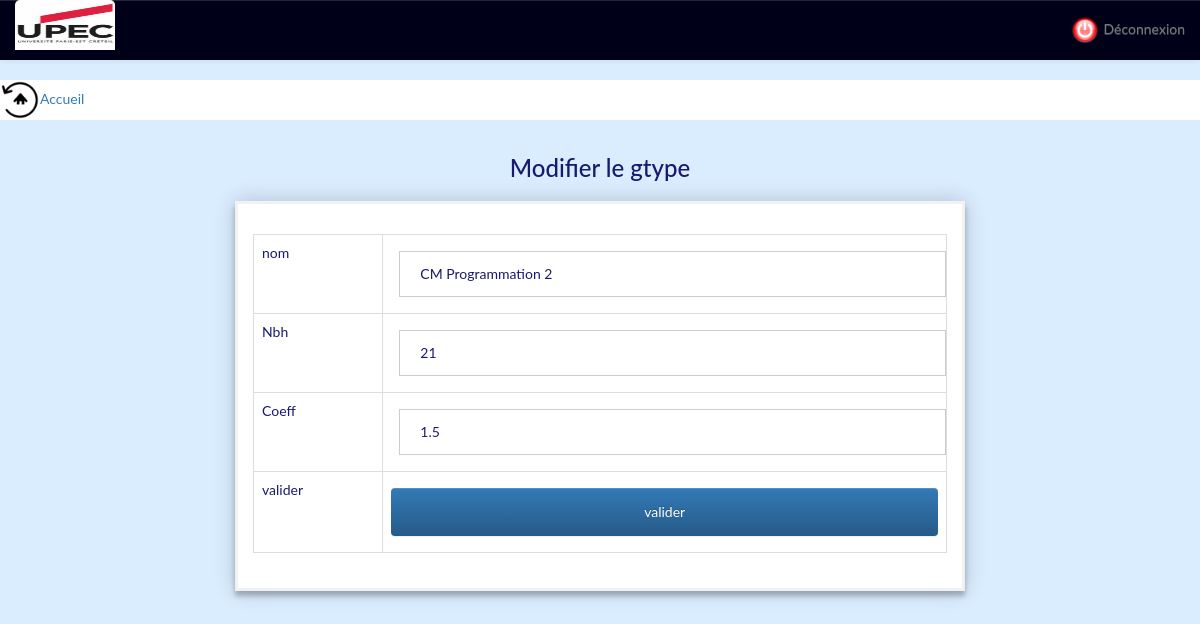
The app's page /gtypes/mod_gtypes.php?gtid=1 (signed in) with its own data.
### tables this page shows
CREATE TABLE `gtypes` (
  `gtid` int(11) NOT NULL,
  `nom` varchar(30) NOT NULL,
  `nbh` int(10) UNSIGNED NOT NULL,
  `coeff` float UNSIGNED NOT NULL
);

### gtypes/mod_form_gtypes.php (the view, shortened to what this page needs)
<br>
<br>
<br>
<p> <a href='../gtypes/list_gtypes.php'> <img style="height:40px" src="../image/backhome.png">Accueil</a></p>
<div class="container">
<div class="titre"><h3><center>Modifier le gtype</center><h3></div>
        <form action="" method="post">
            <table class="table  table-bordered">
        <div class="form-group">
            <tr><td>nom</td><td><input type="text" name="nom" value="<?php echo htmlspecialchars($nom);?>"/></td></tr>
        </div>
        <div class="form-group">
            <tr><td>Nbh</td><td><input type="number" name="nbh" value="<?php echo  htmlspecialchars($nbh)?>"/></td></tr>
        </div>
        <div class="form-group">
           <tr><td>Coeff</td><td><input type="number" name="coeff" value="<?php echo  htmlspecialchars($coeff) ?>"/></td></tr>
        </div>
        <div class="form-group">
            <tr><td> valider </td><td><button type='submit'  class="btn btn-primary " values="modifier" style="width:100%">valider</button ></td></tr>
        </div>
    </table>
</form>
</div>

### style.css (style rules this page uses)
img { border-radius: 5px 5px 0 0; }
.container { padding: 5px 16px; }
body { font-family: "Lato", sans-serif; color:#191970; }
form { margin: 0 auto 0 auto; width:730px; padding: 15px; border: 3px solid #f1f1f1; background:rgb(256, 256, 256); box-shadow: 0 0 20px 0 rgba(0, 0, 0, 0.2), 0 5px 5px 0 rgba(0, 0, 0, 0.24); }
input[type=text], input[type=password] { width: 100%; padding: 12px 20px; margin: 8px; display: inline-block; border: 1px solid #ccc; box-sizing: border-box; }
input[type=number], input[type=password] { width: 100%; padding: 12px 20px; margin: 8px; display: inline-block; border: 1px solid #ccc; box-sizing: border-box; }
button[type=submit] { width: 50%; background-color: #0000CD ; color: white; padding: 14px 14px; margin: 8px 0; border: none; cursor: pointer; }
p { background: rgb(256, 256, 256); }
body { padding-top: 20px; background:rgb(218, 237, 255); }

### records on screen
gtypes: nom "CM Programmation 2", nbh "21", coeff "1.5"
